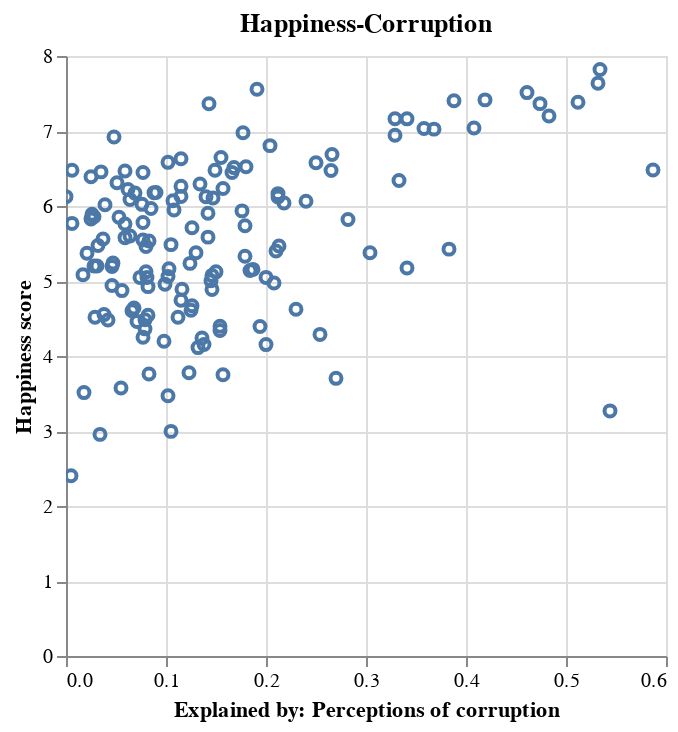

The cell this chart's notebook holds for it:
### Code cell
selector=alt.selection_multi(fields =['Happiness score'], bind='legend')

base_scat = alt.Chart(data).mark_point().encode(
    y='Happiness score:Q',
    x='Explained by: Perceptions of corruption:Q',
    opacity = alt.condition(selector, alt.value(1), alt.value(0.2)),
    tooltip = ['Country:N'],
    
).add_selection(
    selector
).interactive()

alt.hconcat(
    base_scat.encode(x='Explained by: Perceptions of corruption:Q').properties(title='Happiness-Corruption'),
    
)

### Figure 1 — Vega-Lite specification as saved in the notebook (floating-point values rounded to 4 significant figures; data arrays with more than 128 entries replaced by an {"elided": "..."} marker saying what was removed)
{"hconcat": [{"mark": "point", "encoding": {"opacity": {"condition": {"value": 1, "selection": "selector011"}, "value": 0.2}, "tooltip": [{"field": "Country", "type": "nominal"}], "x": {"field": "Explained by: Perceptions of corruption", "type": "quantitative"}, "y": {"field": "Happiness score", "type": "quantitative"}}, "selection": {"selector011": {"type": "multi", "fields": ["Happiness score"], "bind": "legend"}, "selector012": {"type": "interval", "bind": "scales", "encodings": ["x", "y"]}}, "title": "Happiness-Corruption"}], "data": {"name": "data-92a5109cd43562ec32bace24f6d31606"}, "$schema": "https://vega.github.io/schema/vega-lite/v4.17.0.json", "datasets": {"data-92a5109cd43562ec32bace24f6d31606": {"elided": "146 records"}}}
